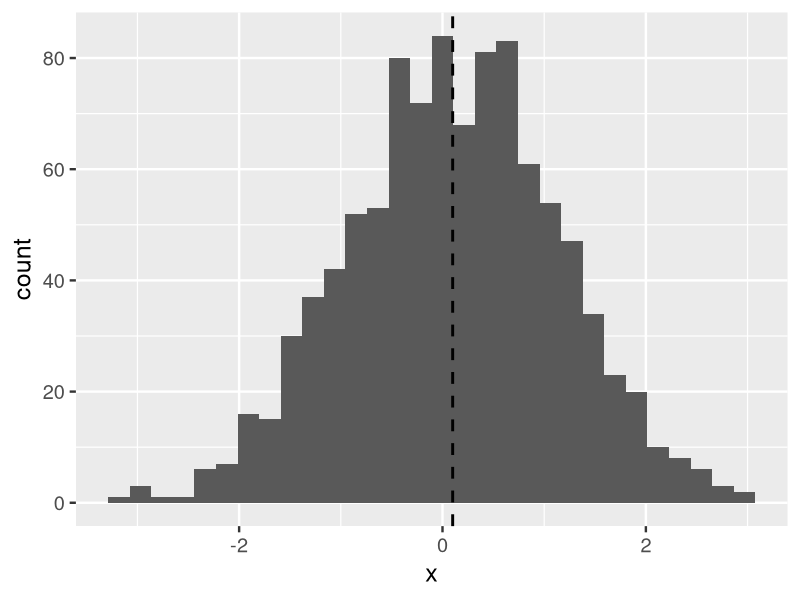
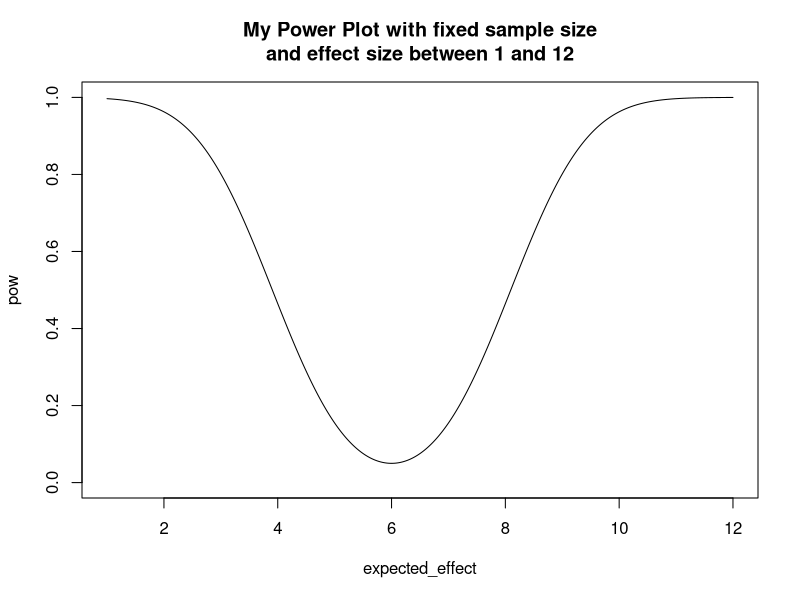

Reproduce these figures in R, in order.
## ---- chunk 1
options(htmltools.dir.version = FALSE)
knitr::opts_chunk$set(echo = FALSE, message = FALSE, fig.align = 'center', dev = 'svg', fig.height = 4)
library(tidyverse)
ggplot2::theme_set(theme_gray(base_size = 18))
## ---- chunk 2
ggplot(data = data_frame(x = rnorm(1000, 0.1, 1))) +
  geom_histogram(mapping = aes(x = x)) +
  geom_vline(xintercept = 0.1, linetype = "dashed", size = 1)
## ---- chunk 3
set.seed(123)
t.test(rnorm(6, 0.1, 1))
## ---- chunk 4
set.seed(123)
t.test(rnorm(60, 0.1, 1))
## ---- chunk 5
set.seed(123)
t.test(rnorm(600, 0.1, 1))
## ---- chunk 6
#' @param theta alternative hypothesis
#' @param mu null hypothesis
#' @param var variance
#' @param n population or sample size
#' @param alpha significance level 
power <- function(theta, mu, var, n, alpha = 0.05) {
  # upper and lower critical values
  crit_lo <- qnorm(alpha / 2, mu, sqrt(var / n)) 
  crit_up <- qnorm(1 - alpha / 2, mu, sqrt(var / n))
  # probability of obtaining more extreme values than critical values under
  # alternative hypothesis
  pr_up <- pnorm(crit_up, theta, sd = sqrt(var / n), lower.tail = FALSE)
  pr_lo <- pnorm(crit_lo, theta, sd = sqrt(var / n))
  # sum up both tails
  pr_lo + pr_up
}
## ---- chunk 7
power(theta = 9, mu = 6, var = 16, n = 14)
## ---- chunk 8
expected_effect <- seq(1, 12, by = 0.01)
pow <- power(expected_effect, mu = 6, var = 16, n = 14)
plot(expected_effect, pow, type = "l", ylim = c(0, 1), main = "My Power Plot with fixed sample size\nand effect size between 1 and 12")
## ---- chunk 9
groupmeans <- c(120, 130, 140, 150)
power.anova.test(groups = length(groupmeans), 
                 between.var = var(groupmeans), 
                 within.var = 200, power = .8)
